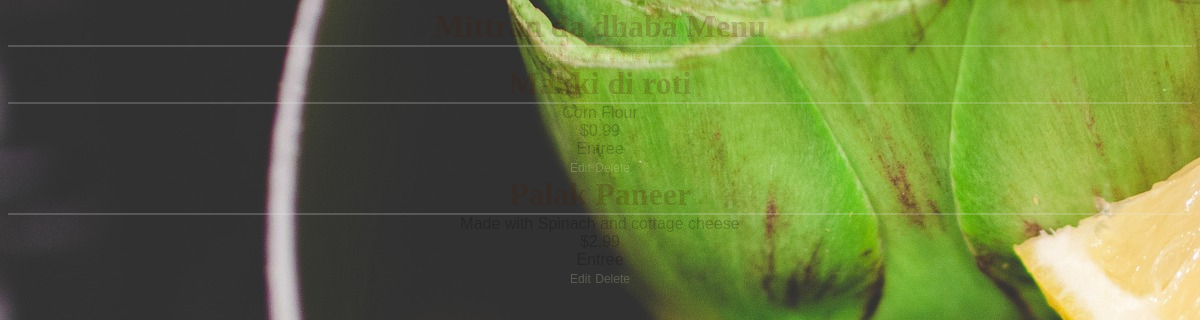
The app's page /restaurant/4/menu, older data.
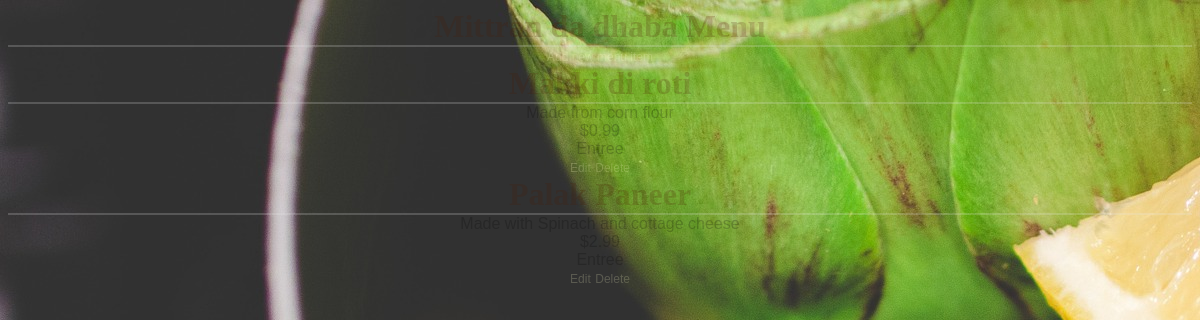
The same page, newer data.
### database_setup.py (models this page shows, shortened)
class MenuItem(Base):
    __tablename__ = 'menu_item'
    name = Column(String(80),nullable =False)
    id = Column(Integer, primary_key = True)
    course = Column(String(80))
    description = Column(String(250))
    price = Column(String(8))
    restaurant_id = Column(Integer, ForeignKey('restaurant.id'))
    restaurant = relationship(Restaurant)

### finalproject.py (the view)
@app.route('/restaurant/<int:restaurant_id>')
@app.route('/restaurant/<int:restaurant_id>/menu')
def showMenu(restaurant_id):
    restaurant = session.query(Restaurant).filter_by(id = restaurant_id).first()
    items = session.query(MenuItem).filter_by(restaurant_id=restaurant_id)
    if(restaurant):
        return render_template('menu.html', restaurant = restaurant, items = items)
    else:
        return render_template('nodatafound.html',message = "No restaurant exists with ID %s"%restaurant_id)
    return "This page will show menu for %s restaurant"%restaurant_id

### templates/menu.html (shortened to what this page needs)
<!DOCTYPE html>
<html lang="en" dir="ltr">
  <head>
    <link rel=stylesheet type=text/css href="{{ url_for('static', filename='styles.css') }}">
  </head>
  <body>
    <h1>{{restaurant.name}} Menu</h1>
    <a href="{{url_for('newMenuItem',restaurant_id=restaurant.id)}}">Add new menu item</a>
    {%if items%}
      {%for item in items%}
        <h1>{{item.name}}</h1>
        {{item.description}}<br>
        {{item.price}}<br>
        {{item.course}}<br>
        <a href="{{url_for('editMenuItem',restaurant_id = restaurant.id, menu_id = item.id)}}">Edit</a>
        <a href="{{url_for('deleteMenuItem',restaurant_id = restaurant.id, menu_id = item.id)}}">Delete</a>
      {%endfor%}
    {%elif not items%}
      <h2>No menu items found</h2>
    {%endif%}
  </body>
</html>

Row changes from the older to the newer data that the page shows:
changed MenuItem "Makki di roti": description "Corn Flour" → "Made from corn flour"
